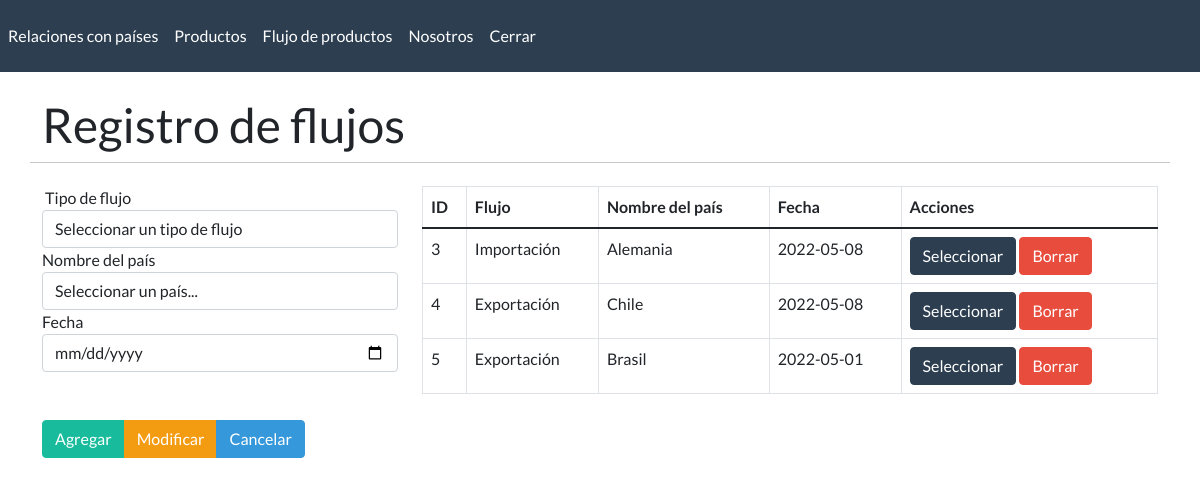
Screenshot of /comercios.php with the database file from the repository.
### tables this page shows
CREATE TABLE `registro_comercios` (
  `id` int(10) NOT NULL,
  `tipo_flujo` varchar(100) NOT NULL,
  `nombre_pais` varchar(50) NOT NULL,
  `fecha` date NOT NULL DEFAULT current_timestamp()
);

### comercios.php (the view, shortened to what this page needs)
<?php
include("template/cabecera.php");
include("administrador/config/crudComer.php");
?>
<br>
<h1>Registro de flujos</h1>
<hr>
<br>
<div class="col-md-4">
    <form method="POST">
    <div class = "form-group">
    <label for="txtflujo">Tipo de flujo</label>
    <select class="form-control" name="txtflujo" id="txtflujo">
        <option value="">Seleccionar un tipo de flujo</option>
    </select>
    <label for="txtnompais">Nombre del país</label>
    <select class="form-control" name="txtnompais" id="txtnompais">
        <option value="">Seleccionar un país...</option>
    </select>
    <label for="dtfecha">Fecha</label>
    <input type="date" class="form-control" name="dtfecha" id="dtfecha" value="<?php if(isset($_POST['Seleccionar'])) echo $arrayRow['fecha'] ?>">
    </div>
    <div class="btn-group" role="group" aria-label="">
        <button type="submit" name="Agregar" class="btn btn-success">Agregar</button>
        <button type="submit" name="Modificar" class="btn btn-warning">Modificar</button>
        <button type="submit" name="Cancelar" class="btn btn-info">Cancelar</button>
    </div>
    </form>
</div>
<div class="col-md-8">
    <table class="table table-bordered">
        <thead>
            <tr>
                <th>ID</th>
                <th>Flujo</th>
                <th>Nombre del país</th>
                <th>Fecha</th>
                <th>Acciones</th>
            </tr>
        </thead>
        <tbody>
            <?php
            $resultado = $MySQLiconn->query("SELECT * FROM registro_comercios");
            while($row = $resultado->fetch_array()) {
            ?>
            <tr>
                <td><?php echo $row['id']; ?></td>
                <td><?php echo $row['tipo_flujo']; ?></td>
                <td><?php echo $row['nombre_pais']; ?></td>
                <td><?php echo $row['fecha']; ?></td>
                <td>
                    <form method="POST">
                        <button type="submit" name="Seleccionar" value="Seleccionar" class="btn btn-primary">Seleccionar</button>
                        <button type="submit" name="Borrar" value="Borrar" class="btn btn-danger">Borrar</button>
                    </form>
                </td>
            </tr>
            <?php
            }
            ?>
        </tbody>
    </table>
</div>
<?php include("template/pie.php"); ?>

### template/cabecera.php (shortened to what this page needs)
<!DOCTYPE html>
<html lang="en">
<head>
    <link rel="stylesheet" href="./css/bootstrap.css"/>
</head>
<body>
    <nav class="navbar navbar-expand-lg navbar-dark bg-primary">
        <ul class="nav navbar-nav">
            <li class="nav-item active">
                <a class="nav-link" href="paises.php">Relaciones con países</a>
            </li>
            <li class="nav-item">
                <a class="nav-link" href="productos.php">Productos</a>
            </li>
            <li class="nav-item active">
                <a class="nav-link" href="comercios.php">Flujo de productos</a>
            </li>
            <li class="nav-item active">
                <a class="nav-link" href="nosotros.php">Nosotros</a>
            </li>
            <li class="nav-item active">
                <a class="nav-link" href="administrador/seccion/cerrar.php">Cerrar</a>
            </li>
        </ul>
    </nav>
    <div class="container">
    <br/>
        <div class="row">

### template/pie.php
        </div>
    </div>
</body>
</html>

### rows the page displays
registro_comercios: id "3", tipo_flujo "Importación", nombre_pais "Alemania", fecha "2022-05-08"
registro_comercios: id "4", tipo_flujo "Exportación", nombre_pais "Chile", fecha "2022-05-08"
registro_comercios: id "5", tipo_flujo "Exportación", nombre_pais "Brasil", fecha "2022-05-01"
